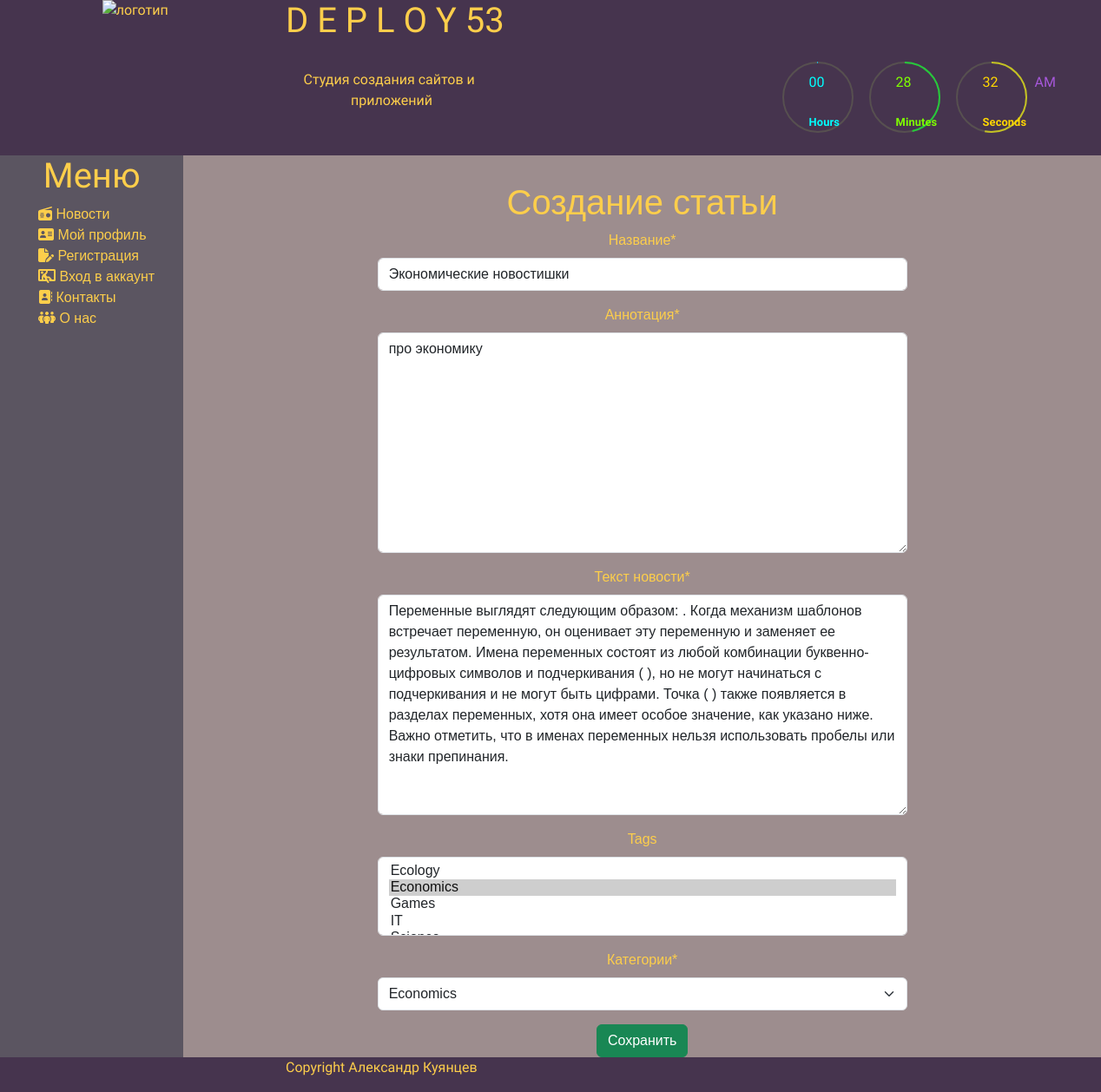
Before: /news/update/2 with the older database file.
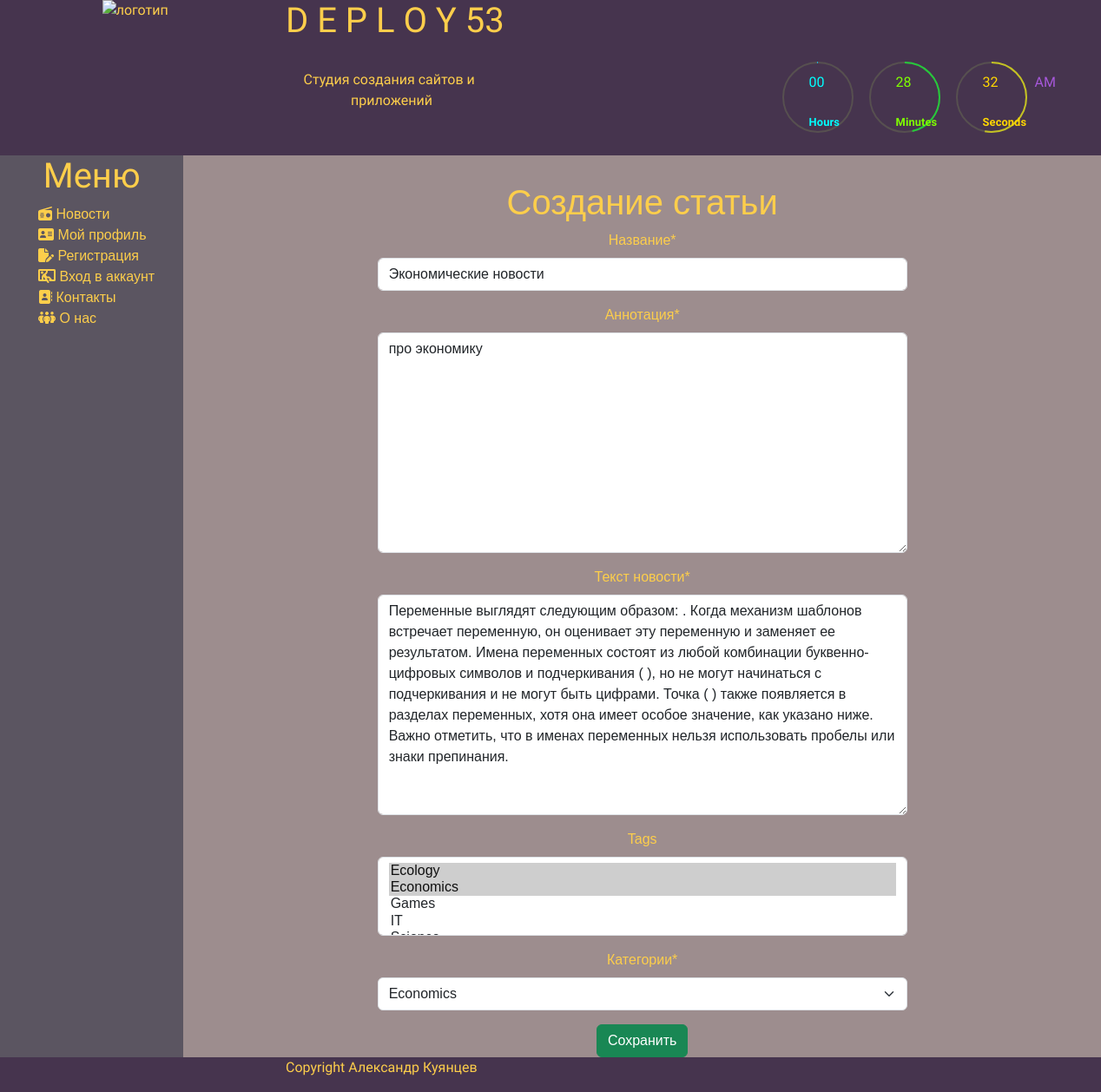
After: the same page with the newer database file.
### news/models.py (models this page shows, shortened)
class Article(models.Model):
    categories = (('E','Economics'),
                  ('S','Science'),
                  ('IT','IT'))
    author = models.ForeignKey(User, on_delete=models.SET_NULL, null=True)
    account = models.ForeignKey(Account, on_delete=models.SET_NULL, null=True)
    title = models.CharField('Название',max_length=50,default='')
    anouncement = models.TextField('Аннотация',max_length=250)
    text = models.TextField('Текст новости')
    date = models.DateTimeField('Дата публикации',auto_now=True)
    category = models.CharField(choices=categories, max_length=20,verbose_name='Категории')
    tags = models.ManyToManyField(to=Tag, blank=True)
    objects = models.Manager()
    published = PublishedToday()
    class Meta:
        ordering = ['title','date']
        verbose_name= 'Новость'
        verbose_name_plural='Новости'

class Tag(models.Model):
    title = models.CharField(max_length=80)
    status = models.BooleanField(default=True)
    def __str__(self):
        return self.title
    class Meta:
        ordering = ['title','status']
        verbose_name= 'Тэг'
        verbose_name_plural='Тэги'

### news/views.py (the view)
# urls.py: path('update/<int:pk>', views.ArticleUpdateView.as_view(), name='news_update'),
class ArticleUpdateView(UpdateView):
    model = Article
    template_name = 'news/create_article.html'
    fields = ['title','anouncement','text','tags','category']

### news/templates/news/create_article.html (shortened to what this page needs)
{% extends 'main/homebase.html' %}
{% load static %}
{% load bootstrap5 %}
{% load crispy_forms_tags %}
{% block main %}
    <main class="row">
        <div class="col-md-2 side_menu">
        {% block sidebar %} {% include 'main/sidebar.html' %} {% endblock %}
        </div>
        {% block content %}
            <div class="col-md-2"></div>
            <div class="col">
                <div class="text-center" style="margin-top:30px;">
                    <h1 >Создание статьи</h1>
                    <form method="post" enctype="multipart/form-data">
                        {{ form|crispy }}
                        <input type="submit" class="btn btn-success" value = "Сохранить">
                    </form>
                </div>
            </div>
            <div class="col-md-2"></div>
        {% endblock %}
    </main>
{% endblock %}

Changed rows visible on the page:
changed Article "про экономику": title "Экономические новостишки" → "Экономические новости"
Other visible differences:
form field tags: "Ecology / Economics ☑ / Games / IT" → "Ecology ☑ / Economics ☑ / Games / IT"
